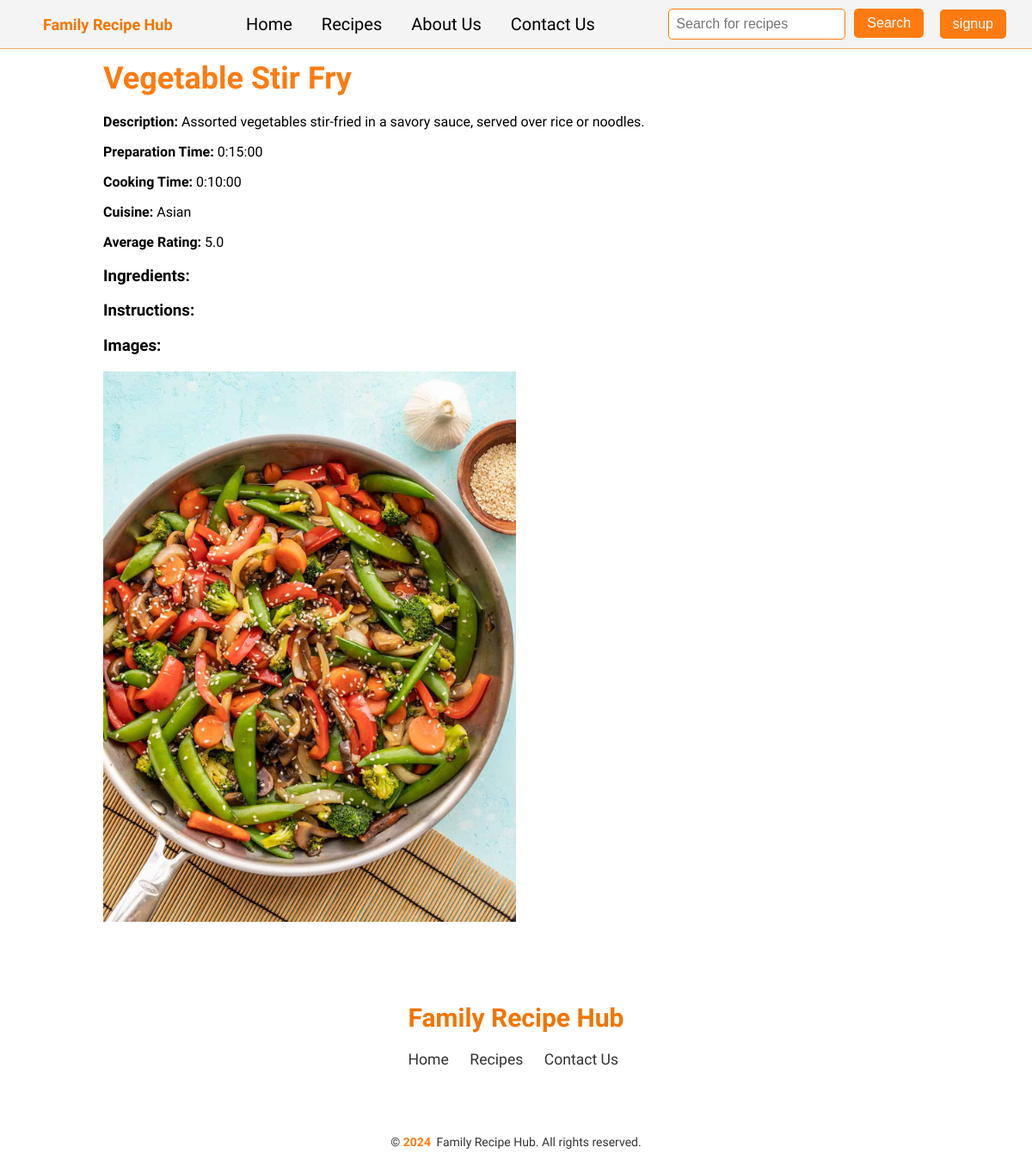
/recipe/4/, run on the app's committed database.
### recipes/models.py (models this page shows, shortened)
class Recipe(models.Model):
    title = models.CharField(max_length=100)
    description = models.TextField()
    prep_time = models.DurationField()
    cook_time = models.DurationField()
    cuisine = models.CharField(max_length=100)
    avg_rating = models.DecimalField(max_digits=3, decimal_places=2, null=True,
                                     blank=True)
    difficulty = models.CharField(max_length=20)

class RecipeImage(models.Model):
    recipe = models.ForeignKey(Recipe, on_delete=models.CASCADE)
    image_url = models.ImageField(upload_to='photos/%y/%m/%d')

### recipes/views.py (the view)
# urls.py: path('recipe/<int:recipe_id>/', views.recipe_details, name='recipe'),
def recipe_details(request, recipe_id):
    recipe = get_object_or_404(Recipe, pk=recipe_id)
    ingredients = RecipeIngredient.objects.filter(recipe=recipe)
    instructions = Instruction.objects.filter(recipe=recipe)
    images = RecipeImage.objects.filter(recipe=recipe)
    recipe_data = {
        'id': recipe.id,
        'title': recipe.title,
        'description': recipe.description,
        'prep_time': recipe.prep_time,
        'cook_time': recipe.cook_time,
        'cuisine': recipe.cuisine,
        'avg_rating': float(recipe.avg_rating) if recipe.avg_rating else None,
        'ingredients': ingredients,
        'instructions': instructions,
        'images': images,
    }
    return render(request, 'recipes/recipe.html', {'recipe_data': recipe_data})

### recipes/templates/recipes/recipe.html (shortened to what this page needs)
{% extends 'main.html' %}
{% load static %}
{% block content %}
<div class="container mt-4">
    <div class="row">
        <div class="col-md-8">
            <h1>{{ recipe_data.title }}</h1>
            <p><strong>Description:</strong> {{ recipe_data.description }}</p>
            <p><strong>Preparation Time:</strong> {{ recipe_data.prep_time }}</p>
            <p><strong>Cooking Time:</strong> {{ recipe_data.cook_time }}</p>
            <p><strong>Cuisine:</strong> {{ recipe_data.cuisine }}</p>
            {% if recipe_data.avg_rating %}
            <p><strong>Average Rating:</strong> {{ recipe_data.avg_rating }}</p>
            {% endif %}
            <h3>Ingredients:</h3>
            <h3>Instructions:</h3>
        </div>
        <div class="col-md-4">
            <h3>Images:</h3>
            <div class="row">
                {% for image in recipe_data.images %}
                <div class="col-md-6">
                    <img src="{{ image.image_url.url }}" class="img-fluid mb-2" alt="Recipe Image">
                </div>
                {% endfor %}
            </div>
        </div>
    </div>
</div>
{% endblock %}

### project/static/css/base.css (style rules this page uses)
body { background-color: white; font-family: 'Tilt Neon', cursive; margin: 0; }
.container { width: 80%; margin: 0 auto; }
h1 { font-size: 36px; font-weight: bold; margin-top: 70px; margin-bottom: 20px; color: #FD7B10; }
p { margin-bottom: 10px; }
.img-fluid { max-width: 100%; width: 50%; height: 50%; margin-bottom: 10px; }

### data on the page
Recipe: title "Vegetable Stir Fry", description "Assorted vegetables stir-fried in a savory sauce, served over rice or noodles.", prep_time "0:15:00", cook_time "0:10:00", cuisine "Asian"
RecipeImage: image_url (picture)

### other printed values
{{ recipe_data.avg_rating }} "5.0"
